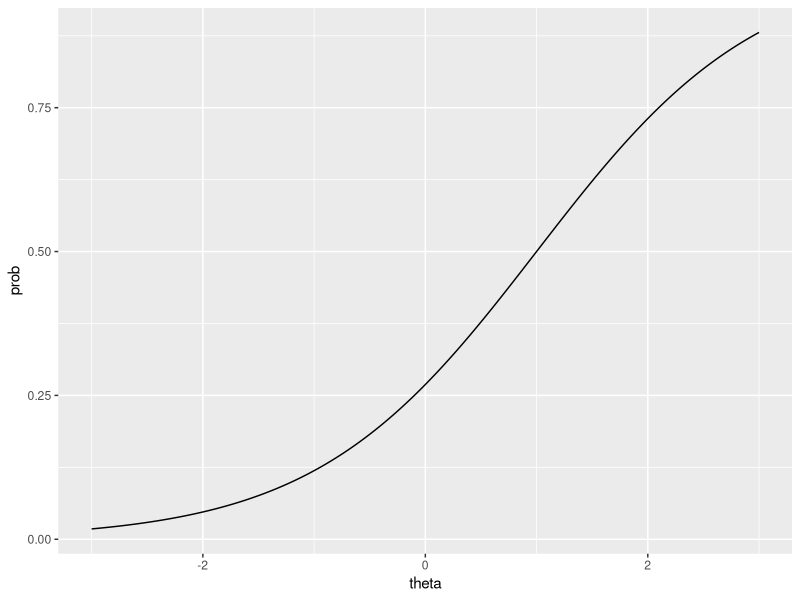

Write the R code that produced this figure.
## ---- chunk 1
#| label: setup
#| include: false
rm(list=ls())  #remove all objects in the R environment
require(tidyverse)
## ---- chunk 2
# Calculate Rasch model probability
delta <- 0.6  #item difficulty is 0.6
theta <- 1.0  #person ability is 1.0
prob <- exp(theta-delta)/(1+exp(theta-delta))
prob
## ---- chunk 3
#| label: fig-item-cc
#| fig-cap: Item Characteristic Curve
#Calculate prob as a function the theta
id = 1 # item id
delta <- 1 #item difficulty is 1
theta <- seq(-3,3,0.01) #a vector of theta from -3 to 3 in steps of 0.01
prob_function <- function(theta, delta){
    return (exp(theta-delta)/(1+exp(theta-delta)))
}

probs <- tibble(id = id, delta=delta,theta=theta)
probs <- probs %>% mutate(prob = prob_function(theta, delta))

p <- ggplot(probs, aes(x=theta, y=prob))
p <- p + geom_line()
print(p)

